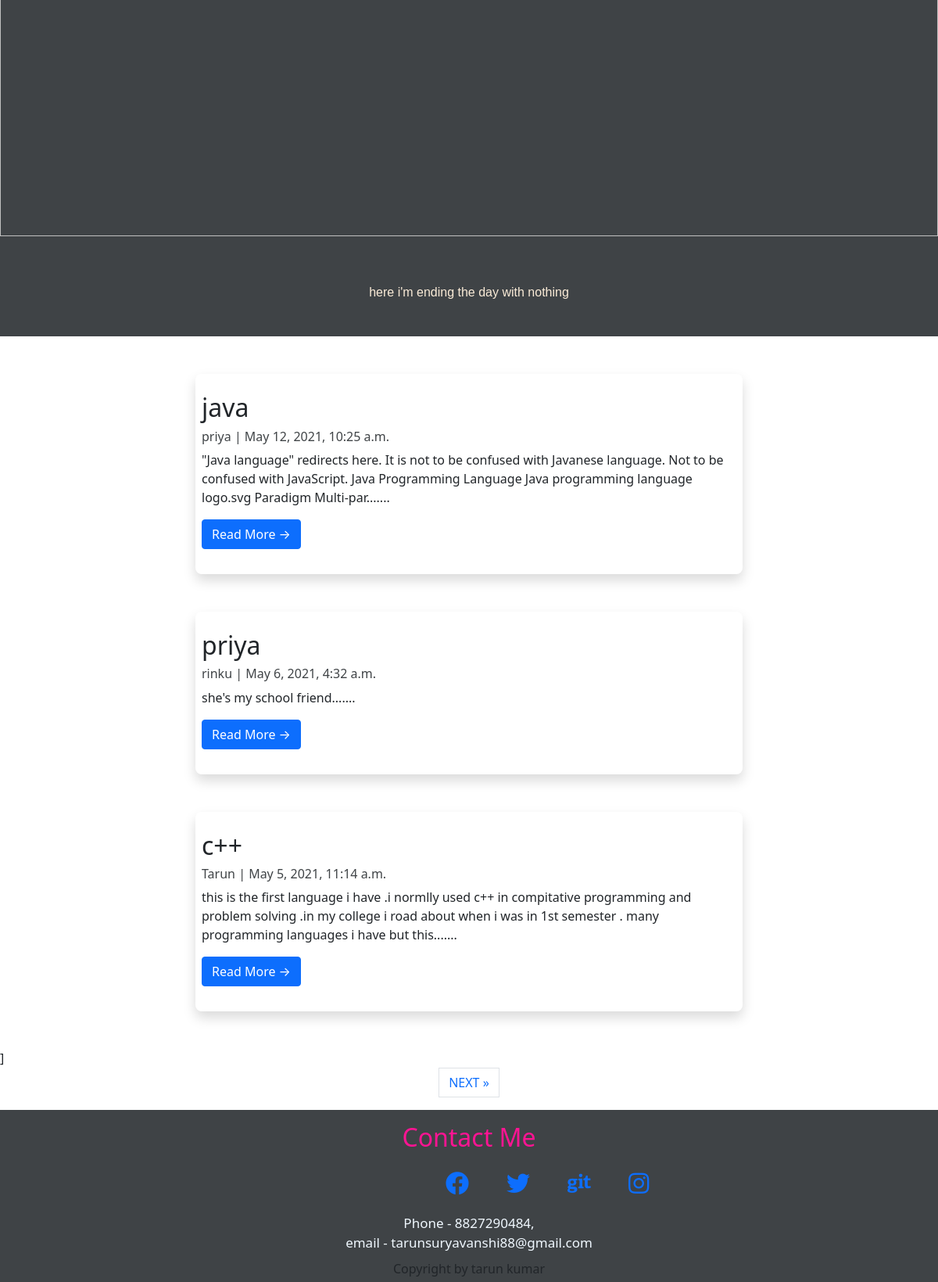
The app's page / (lower part), older data.
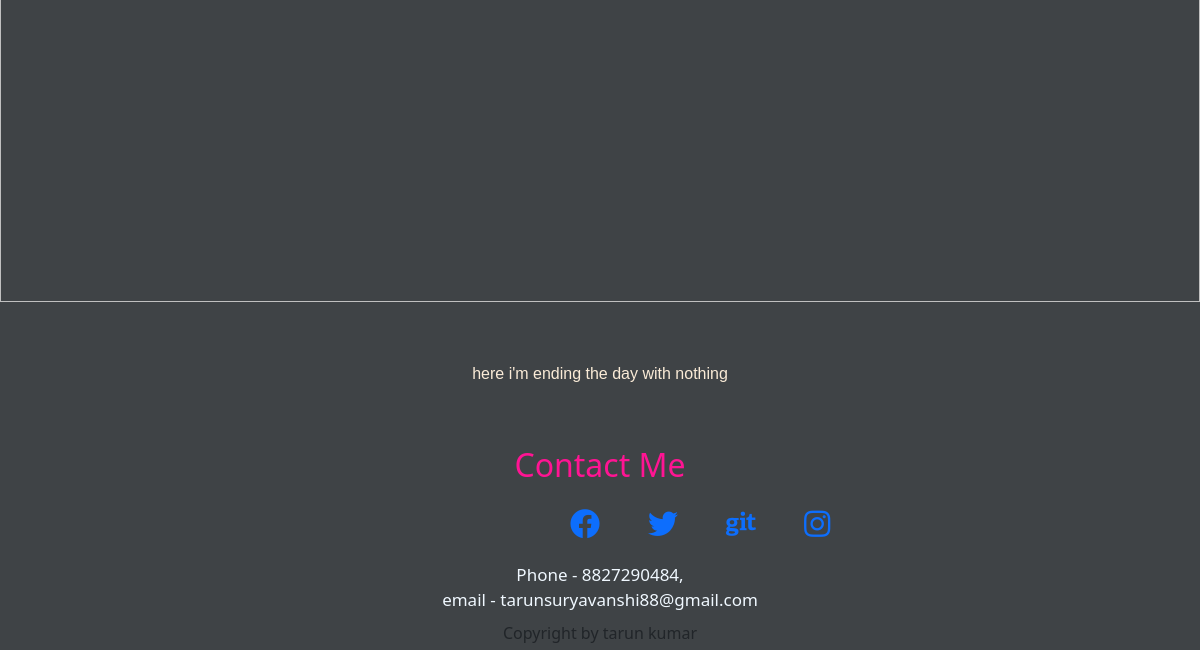
The same page, newer data.
### home/models.py (models this page shows, shortened)
class Post(models.Model):
    title = models.CharField( max_length=250,unique=True)
    slug = models.SlugField(max_length=200,unique=True)
    author = models.ForeignKey(User,on_delete = models.CASCADE, related_name='blog_posts')
    update_on = models.DateTimeField( auto_now=True)
    content = models.TextField()
    created_on = models.DateTimeField(auto_now_add=True)
    status = models.IntegerField(choices=STATUS,default=0)
    class Meta:
        ordering = ['-created_on']

### home/views.py (the view)
# urls.py: path('', views.PostList.as_view(), name='home'),
class PostList(generic.ListView):
    queryset = Post.objects.filter(status=1).order_by('-created_on')
    template_name = 'index.html'
    paginate_by = 3

### templates/index.html (shortened to what this page needs)
{% extends 'base.html' %} {% block content %}
<section id="home" class="my-info text-center container-fluid px-0 mx-0 py-3">
    <div class="">
        <img style="width: 100%; height: 760px;" src="https://images.unsplash.com/photo-1529465230221-a0d10e46fcbb?ixid=MnwxMjA3fDB8MHxwaG90by1wYWdlfHx8fGVufDB8fHx8&ixlib=rb-1.2.1&auto=format&fit=crop&w=1050&q=80" alt="">
    </div>
    <br>
    <p>here i'm ending the day with nothing</p>
</section>
<section class="blog " style="">
    {% for post in post_list %}
    <div class="container my-5 shadow p-2 ">
        <div class="row ">
            <div class=" left mt-3 mb-4 ">
                <h2>{{post.title}}</h2>
                <h6 style="color: #3f4346;">{{post.author}} | {{post.created_on}}</h6>
                <p>{{post.content|slice:":200 "}}.......</p>
                <a href="{% url 'post_detail' post.slug %} " class="btn btn-primary ">Read More &rarr;</a>
            </div>
        </div>
    </div>
    {% endfor %}
    {% if is_paginated %}
    <nav arial-lable="page navigation conatiner example"></nav>]
    <ul class="pagination justify-content-center">
         {% if page_obj.has_next %}
        <li><a href="?page={{ page_obj.next_page_number }}" class="page-link"> NEXT &raquo; </a></li>
        {% endif %}
    </ul>
    {% endif %}
</section>
{% endblock content %}

### templates/base.html (shortened to what this page needs)
<!doctype html>
<html lang="en">
<head>
    <link href="https://cdn.jsdelivr.net/npm/bootstrap@5.0.0-beta3/dist/css/bootstrap.min.css" rel="stylesheet">
    <link rel="stylesheet" href="https://use.fontawesome.com/releases/v5.8.1/css/all.css">
</head>
<body>
    <div class="site-main-wrapper">
        {% block content %} {% endblock content %}
        <footer>
            <div class="container text-center pt-3">
                <h2>Contact Me</h2>
                <div class="link">
                    <ul>
                        <li>
                            <a href="https://www.facebook.com/tarun.suryavanshi.102"><i class="fab fa-facebook"></i></a>
                        </li>
                        <li>
                            <a href="#"><i class="fab fa-twitter"></i></a>
                        </li>
                        <li>
                            <a href="https://github.com/tarun163"><i class="fab fa-git"></i></a>
                        </li>
                        <li>
                            <a href="https://www.instagram.com/kumar_23tarun/"><i class="fab fa-instagram"></i></a>
                        </li>
                    </ul>
                </div>
                <h4>Phone - 8827290484,
                    <br>email - tarunsuryavanshi88@gmail.com</h4>
                <p>Copyright by tarun kumar</p>
            </div>
        </footer>
    </div>
</body>
</html>

### templates/base.html (style rules this page uses)
footer { height: 220px; width: 100%; background-color: #3f4346; padding-bottom: 0; margin-bottom: 0rem; }
footer .container h2 { color: deeppink; }
footer .container h4 { color: aliceblue; font-size: 17px; margin-top: 1rem; line-height: 1.5; }
footer .container .link ul { display: flex; list-style-type: none; margin-left: 28rem; margin-top: 1rem; }
footer .container .link ul li { text-decoration: none; padding-left: 3rem; }
footer .container .link ul li a { text-decoration: none; font-size: 30px; font-weight: 500; }
.site-main-wrapper { position: relative; }

### templates/index.html (style rules this page uses)
.my-info { background-color: #3f4346; font-family: sans-serif; color: aliceblue; line-height: 3; }
.my-info img { max-width: 100%; padding-left: 0; }
.my-info p { color: antiquewhite; }

Row changes from the older to the newer data that the page shows:
removed Post: title "java", author "priya", created_on "May 12, 2021, 10:25 a.m.", content "\"Java language\" redirects here. It is not to be confused with Javanese language. Not to be confused with JavaScript. Java Programming Language Java programming language logo.svg Paradigm Multi-par"
removed Post: title "priya", author "rinku", created_on "May 6, 2021, 4:32 a.m.", content "she's my school friend"
removed Post: title "c++", author "Tarun", created_on "May 5, 2021, 11:14 a.m.", content "this is the first language i have .i normlly used c++ in compitative programming and problem solving .in my college i road about when i was in 1st semester . many programming languages i have but this"
Text that changed along with them:
text no longer shown: "] NEXT »"
